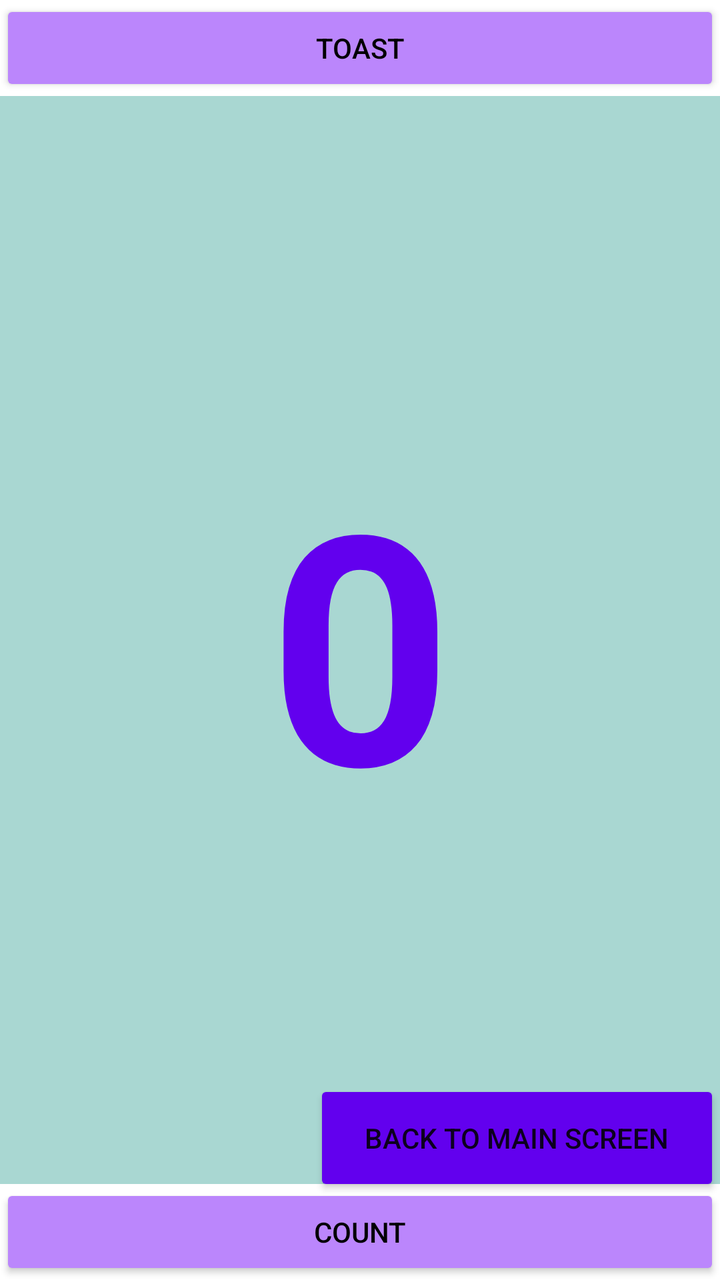
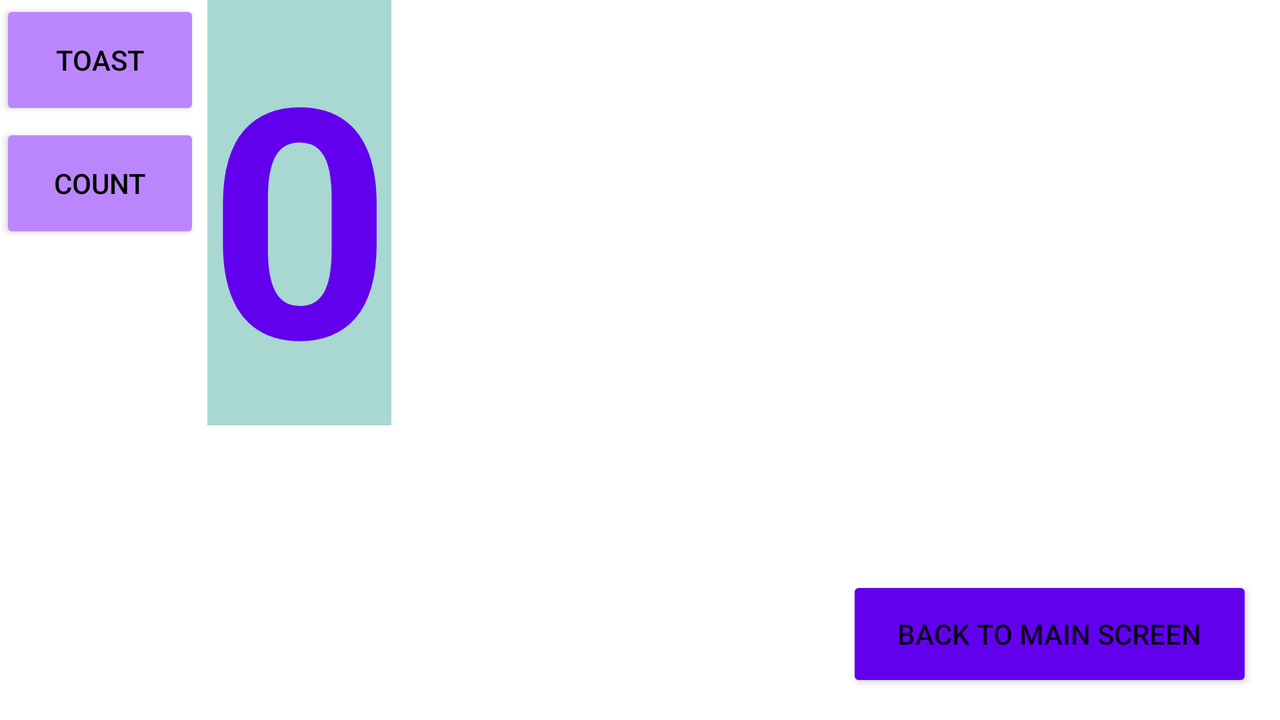

The same Android screen from two of the app's own layout files: first res/layout/ as a phone draws it, then the author's variant for another configuration, drawn on a device whose configuration selects that folder. Both files follow.
<!-- AndroidManifest.xml: application theme Theme.Aston_Intensive2 -->
<!-- res/layout/activity_interactive_ui.xml -->
<?xml version="1.0" encoding="utf-8"?>
<androidx.constraintlayout.widget.ConstraintLayout xmlns:android="http://schemas.android.com/apk/res/android"
    xmlns:app="http://schemas.android.com/apk/res-auto"
    android:layout_width="match_parent"
    android:layout_height="match_parent">

    <Button
        android:id="@+id/button_toast"
        android:layout_width="0dp"
        android:layout_height="wrap_content"
        android:backgroundTint="@color/purple_200"
        android:gravity="center"
        android:text="@string/toast"
        android:textColor="@android:color/black"
        app:layout_constraintBottom_toBottomOf="parent"
        app:layout_constraintEnd_toEndOf="parent"
        app:layout_constraintHorizontal_bias="0.0"
        app:layout_constraintStart_toStartOf="parent"
        app:layout_constraintTop_toTopOf="parent"
        app:layout_constraintVertical_bias="0.0" />

    <Button
        android:id="@+id/btn_for_main_activity"
        android:layout_width="203dp"
        android:layout_height="58dp"
        android:backgroundTint="@color/purple_500"
        android:gravity="center"
        android:text="@string/back_to_main_screen"
        app:layout_constraintBottom_toBottomOf="parent"
        app:layout_constraintEnd_toEndOf="parent"
        app:layout_constraintHorizontal_bias="1.0"
        app:layout_constraintStart_toStartOf="parent"
        app:layout_constraintTop_toTopOf="parent"
        app:layout_constraintVertical_bias="0.928" />

    <Button
        android:id="@+id/button_count"
        android:layout_width="0dp"
        android:layout_height="wrap_content"
        android:backgroundTint="@color/purple_200"
        android:gravity="center"
        android:text="@string/count"
        android:textColor="@android:color/black"
        app:layout_constraintBottom_toBottomOf="parent"
        app:layout_constraintEnd_toEndOf="parent"
        app:layout_constraintHorizontal_bias="1.0"
        app:layout_constraintStart_toStartOf="parent"
        app:layout_constraintTop_toTopOf="parent"
        app:layout_constraintVertical_bias="1.0" />

    <TextView
        android:id="@+id/show_count"
        android:layout_width="0dp"
        android:layout_height="0dp"
        android:background="#5600897B"
        android:gravity="center"
        android:text="@string/_0"
        android:textColor="@color/purple_500"
        android:textSize="160sp"
        android:textStyle="bold"
        app:layout_constraintBottom_toTopOf="@+id/button_count"
        app:layout_constraintEnd_toEndOf="parent"
        app:layout_constraintStart_toStartOf="parent"
        app:layout_constraintTop_toBottomOf="@+id/button_toast" />

</androidx.constraintlayout.widget.ConstraintLayout>
<!-- resources referenced by this layout -->
<resources>
  <string name="_0">0</string>
  <string name="back_to_main_screen">Back to Main Screen</string>
  <string name="count">Count</string>
  <string name="toast">Toast</string>
  <style name="Theme.Aston_Intensive2" parent="Theme.MaterialComponents.DayNight.DarkActionBar">
          
          <item name="colorPrimary">#004D40</item>
          <item name="colorPrimaryVariant">#006064</item>
          <item name="colorOnPrimary">@color/white</item>
          
          <item name="colorSecondary">@color/teal_200</item>
          <item name="colorSecondaryVariant">@color/teal_700</item>
          <item name="colorOnSecondary">@color/black</item>
          
          <item name="android:statusBarColor">?attr/colorPrimaryVariant</item>
          
      </style>
</resources>
<!-- res/layout-land/activity_interactive_ui.xml (the author's variant of the layout above) -->
<!-- drawn on the phone turned sideways -->
<?xml version="1.0" encoding="utf-8"?>
<androidx.constraintlayout.widget.ConstraintLayout xmlns:android="http://schemas.android.com/apk/res/android"
    xmlns:app="http://schemas.android.com/apk/res-auto"
    android:layout_width="match_parent"
    android:layout_height="match_parent">

    <Button
        android:id="@+id/button_toast"
        android:layout_width="100dp"
        android:layout_height="60dp"
        android:backgroundTint="@color/purple_200"
        android:gravity="center"
        android:onClick="showToast"
        android:text="@string/toast"
        android:textColor="@android:color/black"
        app:layout_constraintBottom_toBottomOf="parent"
        app:layout_constraintEnd_toEndOf="parent"
        app:layout_constraintHorizontal_bias="0.0"
        app:layout_constraintStart_toStartOf="parent"
        app:layout_constraintTop_toTopOf="parent"
        app:layout_constraintVertical_bias="0.0" />


    <Button
        android:id="@+id/btn_for_main_activity"
        android:layout_width="203dp"
        android:layout_height="58dp"
        android:backgroundTint="@color/purple_500"
        android:gravity="center"
        android:text="@string/back_to_main_screen"
        app:layout_constraintBottom_toBottomOf="parent"
        app:layout_constraintEnd_toEndOf="parent"
        app:layout_constraintHorizontal_bias="0.969"
        app:layout_constraintStart_toStartOf="parent"
        app:layout_constraintTop_toTopOf="parent"
        app:layout_constraintVertical_bias="0.954" />

    <Button
        android:id="@+id/button_count"
        android:layout_width="100dp"
        android:layout_height="60dp"
        android:backgroundTint="@color/purple_200"
        android:gravity="center"
        android:onClick="countUp"
        android:text="@string/count"
        android:textColor="@android:color/black"
        app:layout_constraintBottom_toBottomOf="parent"
        app:layout_constraintEnd_toEndOf="parent"
        app:layout_constraintHorizontal_bias="0.0"
        app:layout_constraintStart_toStartOf="parent"
        app:layout_constraintTop_toTopOf="parent"
        app:layout_constraintVertical_bias="0.205" />

    <TextView
        android:id="@+id/show_count"
        android:layout_width="wrap_content"
        android:layout_height="wrap_content"
        android:background="#5600897B"
        android:gravity="center"
        android:text="@string/_0"
        android:textColor="@color/purple_500"
        android:textSize="160sp"
        android:textStyle="bold"
        app:layout_constraintBottom_toBottomOf="parent"
        app:layout_constraintEnd_toEndOf="parent"
        app:layout_constraintHorizontal_bias="0.189"
        app:layout_constraintStart_toStartOf="parent"
        app:layout_constraintTop_toTopOf="parent"
        app:layout_constraintVertical_bias="0.0" />

</androidx.constraintlayout.widget.ConstraintLayout>
